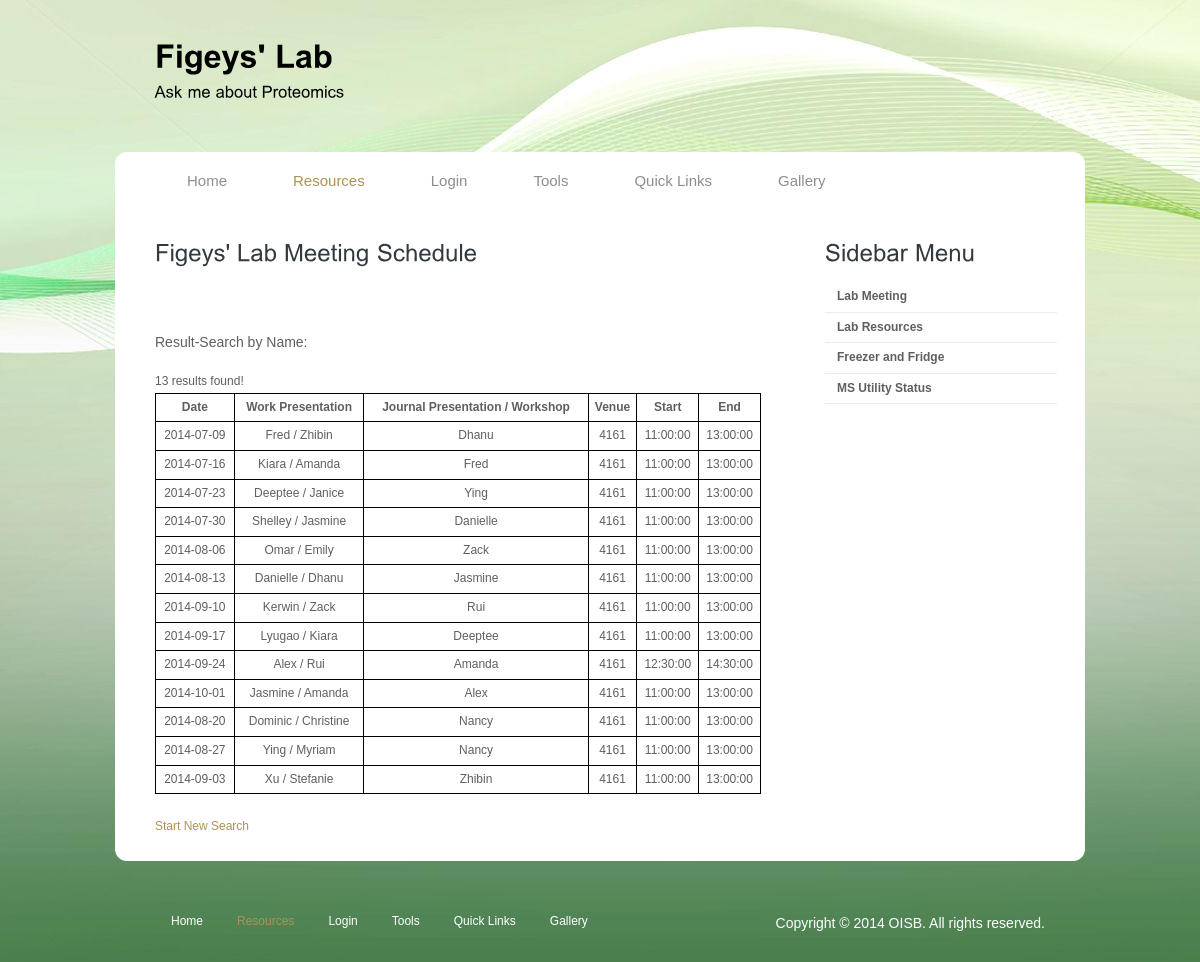
Screenshot of /fullmeeting2.php with the database file from the repository.
### tables this page shows
CREATE TABLE IF NOT EXISTS `meeting` (
  `Id_M` int(11) NOT NULL AUTO_INCREMENT,
  `Date` date DEFAULT NULL,
  `WorkPrst` varchar(100) DEFAULT NULL,
  `JnoPrstWorkshop` varchar(100) DEFAULT NULL,
  `Venue` varchar(30) DEFAULT NULL,
  `StartTime` time DEFAULT NULL,
  `EndTime` time DEFAULT NULL,
  PRIMARY KEY (`Id_M`)
);

### fullmeeting2.php (the view, shortened to what this page needs)
<!DOCTYPE html PUBLIC "-//W3C//DTD XHTML 1.0 Transitional//EN" "http://www.w3.org/TR/xhtml1/DTD/xhtml1-transitional.dtd">
<html xmlns="http://www.w3.org/1999/xhtml">
<head>
<link href="style.css" rel="stylesheet" type="text/css" />
	<?php
		function search()
		{
			$yourName = htmlspecialchars($_POST['searchForm2']);
			echo "<p>Result-Search by Name:  ";
			echo 	$yourName. "</p>";
			$sql_select="SELECT * FROM meeting where WorkPrst like '%" . $yourName . "%' or JnoPrstWorkshop like '%". $yourName . "%'";
			$result = mysql_query($sql_select);
			if ($n=mysql_num_rows($result)<=0)
				echo "No result found!";
			else
			{
				echo mysql_num_rows($result);
				echo  " results found!";
				echo "<table id='schedule'>
				<tr>
				<th>Date</th>
				<th>Work Presentation</th>
				<th>Journal Presentation / Workshop</th>
				<th>Venue</th>
				<th>Start</th>
				<th>End</th>
				</tr>";
			}
			while($row = mysql_fetch_array($result))
			  {
			  echo "<tr>";
			  echo "<td>" . $row['Date'] . "</td>";
			  echo "<td>" . $row['WorkPrst'] . "</td>";
			  echo "<td>" . $row['JnoPrstWorkshop'] . "</td>";
			  echo "<td>" . $row['Venue'] . "</td>";
			  echo "<td>" . $row['StartTime'] . "</td>";
			  echo "<td>" . $row['EndTime'] . "</td>";
			  echo "</tr>";
			  }
			echo "</table>";
			echo "<br />";
			echo "<a href='fullmeeting.php'>Start New Search</a>";
		}
	?>
</head>
<body>
<div class="main">
  <div class="header">
    <div class="header_resize">
      <div class="logo"><h1><span>Figeys' Lab</span> <a href="http://www.oisb.ca/" target="_blank"> <small>Ask me about Proteomics</small></a></h1></div>
      <div class="menu_nav">
        <ul>
          <li><a href="index.php">Home</a></li>
          <li class="active"><a href="workshop.html">Resources</a></li>
          <li><a href="personal.php">Login</a></li>
          <li><a href="tools.html">Tools</a></li>
          <li><a href="about.html">Quick Links</a></li>
          <li><a href="gallery.php">Gallery</a></li>
      </ul>
      </div>
    </div>
  </div>
  <div class="content">
    <div class="content_resize">
      <div class="mainbar">
        <div class="article">
          <h2>Figeys' Lab Meeting Schedule  </h2><div class="clr"></div>
     </div><div class="meeting"> <?php search(); ?></div>
</div>
      <div class="sidebar">
        <div class="gadget">
          <h2 class="star"><span>Sidebar</span> Menu</h2><div class="clr"></div>
          <ul class="sb_menu">
            <li><a href="meeting.php"><strong>Lab Meeting</strong></a></li>
            <li><a href="resources.php"><strong>Lab Resources</strong></a></li>
            <li><a href="fridge.php"><strong>Freezer and Fridge</strong></a></li>
            <li><a href="msstatus.php"><strong>MS Utility Status</strong></a></li>
          </ul>
        </div>
      </div>
    </div>
  </div>
  <div class="footer">
    <div class="footer_resize">
      <p class="lf">Copyright © <a href="#">2014 OISB</a>. All rights reserved.</p>
      <ul class="fmenu">
          <li><a href="index.php">Home</a></li>
          <li class="active"><a href="workshop.html">Resources</a></li>
          <li><a href="personal.php">Login</a></li>
          <li><a href="tools.html">Tools</a></li>
          <li><a href="about.html">Quick Links</a></li>
          <li><a href="gallery.php">Gallery</a></li>
      </ul>
    </div>
  </div>
</div>
</body>
</html>

### style.css (style rules this page uses)
body { margin:0; padding:0; width:100%; color:#5f5f5f; font:normal 12px/1.8em Arial, Helvetica, sans-serif; }
html, .main { padding:0; margin:0; background-color:#d1d0c6; background-image:url('images/bg.jpg');background-repeat:no-repeat;background-attachment:fixed;background-position-x: 50%; }
.logo { padding:0 0 0 40px; float:left; width:auto; }
h1 { margin:0; padding:42px 0; color:#000; font:normal 32px/1.2em Arial, Helvetica, sans-serif; letter-spacing:normal; }
h1 a, h1 a:hover { color:#000; text-decoration:none; }
h1 span { color:#000; font-weight:bold; }
h1 small { display:block; padding:10px 0; font:normal 16px/1.2em Arial, Helvetica, sans-serif; letter-spacing:normal; }
h2 { font:normal 24px Arial, Helvetica, sans-serif; padding:8px 0; margin:8px 0; color:#323a3f; }
p { margin:8px 0; padding:0 0 8px 0; font:normal 14px/1.8em Arial, Helvetica, sans-serif; }
a { color:#ad9156; text-decoration:underline; }
a:link { text-decoration:none; }
.header, .content, .menu_nav, .fbg, .footer, form, ol, ol li, ul, .content .mainbar, .content .sidebar { margin:0; padding:0; }
.header { no-repeat center top; }
.header_resize { margin:0 auto; padding:0; width:970px; }
.menu_nav { margin:0; padding:0; background:#fff url(images/menu.gif) repeat-x top; height:58px; }
.menu_nav { border-top-left-radius:12px; -moz-border-radius-topleft:12px; -webkit-border-top-left-radius:12px; border-top-right-radius:12px; -moz-border-radius-topright:12px; -webkit-border-top-right-radius:12px; }
.menu_nav ul { list-style:none; float:left; padding-left:40px; background:url(images/menu_sep.gif) no-repeat 38px top; }
.menu_nav ul li { margin:0; padding:0 2px 0 0; float:left; background:url(images/menu_sep.gif) no-repeat right top; }
.menu_nav ul li a { display:block; margin:0; padding:18px 32px; color:#8e8e8e; text-decoration:none; font-size:15px; }
.menu_nav ul li.active a, .menu_nav ul li a:hover { background-color:#fff; color:#ad9156; }
.content { padding-bottom:24px; }
.content_resize { margin:0 auto; padding:0; width:970px; background-color:#fff; }
.content_resize { border-bottom-left-radius:12px; -moz-border-radius-bottomleft:12px; -webkit-border-bottom-left-radius:12px; border-bottom-right-radius:12px; -moz-border-radius-bottomright:12px; -webkit-border-bottom-right-radius:12px; }
.content .mainbar { margin:0; padding:0; float:left; width:670px; }
.content .mainbar .article, .content .mainbar .meeting { margin:0; padding:16px 24px 24px 40px; }
.content .sidebar { padding:0; float:right; width:300px; }
.content .sidebar .gadget { margin:0; padding:16px 16px 24px 40px; }
ul.sb_menu, ul.ex_menu { margin:0; padding:0; list-style:none; color:#959595; }
ul.sb_menu li, ul.ex_menu li { margin:0; border-bottom:1px solid #ededed; }
ul.sb_menu li { padding:4px 0 4px 12px; width:220px; }
ul.sb_menu li a, ul.ex_menu li a { color:#5f5f5f; text-decoration:none; margin-left:-12px; padding-left:12px; }
#schedule { border:1px solid black; width:100%; border-collapse:collapse; font:normal 12px/1.8em Arial, Helvetica, sans-serif; }
td, th { border:1px solid black; text-align:center; padding:3px; }
.footer_resize { margin:0 auto; padding:24px 40px; width:890px; }
.footer p.lf { margin:0; padding:4px 0; float:right; width:auto; line-height:1.5em; color:#fff; }
.footer p.lf a { color:#fff; }
ul.fmenu { margin:0; padding:2px 0; list-style:none; float:left; width:auto; }
ul.fmenu li { margin:0; padding:0 2px 0 0; float:left; }
ul.fmenu li a { color:#fff; text-decoration:none; padding:30px 16px 16px; }
ul.fmenu li a:hover, ul.fmenu li.active a { color:#ad9156; }

### rows the page displays
meeting: Date "2014-07-09", WorkPrst "Fred / Zhibin", JnoPrstWorkshop "Dhanu", Venue "4161", StartTime "11:00:00", EndTime "13:00:00"
meeting: Date "2014-07-16", WorkPrst "Kiara / Amanda", JnoPrstWorkshop "Fred", Venue "4161", StartTime "11:00:00", EndTime "13:00:00"
meeting: Date "2014-07-23", WorkPrst "Deeptee / Janice", JnoPrstWorkshop "Ying", Venue "4161", StartTime "11:00:00", EndTime "13:00:00"
meeting: Date "2014-07-30", WorkPrst "Shelley / Jasmine", JnoPrstWorkshop "Danielle", Venue "4161", StartTime "11:00:00", EndTime "13:00:00"
meeting: Date "2014-08-06", WorkPrst "Omar / Emily", JnoPrstWorkshop "Zack", Venue "4161", StartTime "11:00:00", EndTime "13:00:00"
meeting: Date "2014-08-13", WorkPrst "Danielle / Dhanu", JnoPrstWorkshop "Jasmine", Venue "4161", StartTime "11:00:00", EndTime "13:00:00"
meeting: Date "2014-09-10", WorkPrst "Kerwin / Zack", JnoPrstWorkshop "Rui", Venue "4161", StartTime "11:00:00", EndTime "13:00:00"
meeting: Date "2014-09-17", WorkPrst "Lyugao / Kiara", JnoPrstWorkshop "Deeptee", Venue "4161", StartTime "11:00:00", EndTime "13:00:00"
meeting: Date "2014-09-24", WorkPrst "Alex / Rui", JnoPrstWorkshop "Amanda", Venue "4161", StartTime "12:30:00", EndTime "14:30:00"
meeting: Date "2014-10-01", WorkPrst "Jasmine / Amanda", JnoPrstWorkshop "Alex", Venue "4161", StartTime "11:00:00", EndTime "13:00:00"
meeting: Date "2014-08-20", WorkPrst "Dominic / Christine", JnoPrstWorkshop "Nancy", Venue "4161", StartTime "11:00:00", EndTime "13:00:00"
meeting: Date "2014-08-27", WorkPrst "Ying / Myriam", JnoPrstWorkshop "Nancy", Venue "4161", StartTime "11:00:00", EndTime "13:00:00"
meeting: Date "2014-09-03", WorkPrst "Xu / Stefanie", JnoPrstWorkshop "Zhibin", Venue "4161", StartTime "11:00:00", EndTime "13:00:00"

### other values shown
mysql_num_rows($result) "13"
